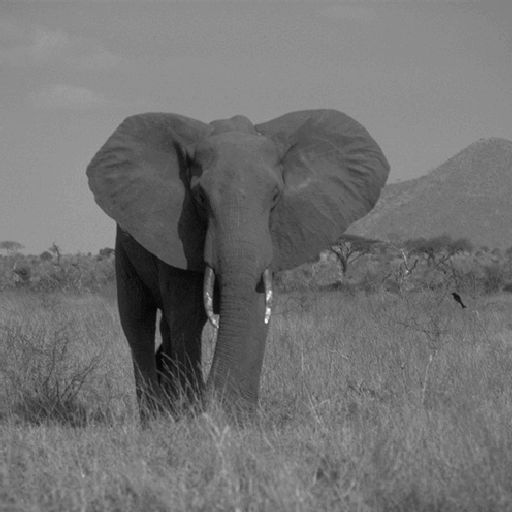
%> input picture assets/elephant.png, 512 x 512 px
$ octave RetinalGanglionCells2.m   (GNU Octave 9; MATLAB toolbox functions it lacks are replaced by stand-ins)
%> lines starting %> are read from the running program, lines starting %| are printed output that depends on the picture; in (x1, y1, x2, y2) boxes, pixels count from 0 and x2, y2 are one past the last pixel; in counts of white or black regions, pixels touching at a corner belong together; the program's own positions count from 1; long printed decimals are rounded
clear;           % Clears all variables from the workspace
clc;             % Clears the command window
close all;       % Closes all open figure windows

% Load and modify the image if not already done
Ib = imread('/MATLAB Drive/assets/elephant.png');
%> Ib is the input picture: size 512x512 uint8; min 6, max 249, mean 113.7
Ib(401:end, 401:end) = 255;   % Modify the image (white rectangular region)
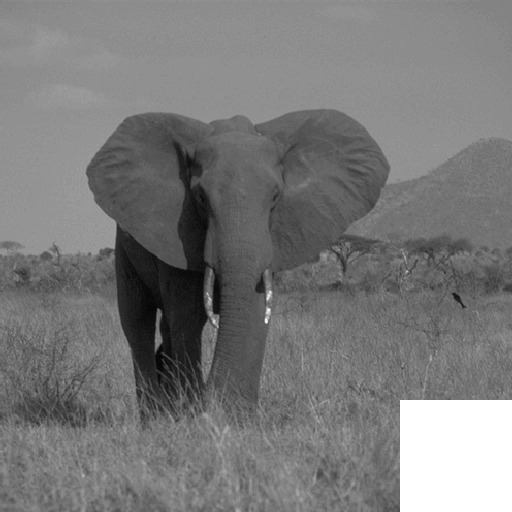
%> Ib: size 512x512 uint8; 4.79% of pixels changed, all inside (x1, y1, x2, y2) = (400, 400, 512, 512)
Ibd = im2double(Ib);          % Convert to double format

% Generate the DoG mask
dog = fspecial('gaussian', 11, 1.25) - fspecial('gaussian', 11, 1.75);

% Convolve the DoG mask with the modified elephant image
Ibdog = conv2(Ibd, dog, 'same');
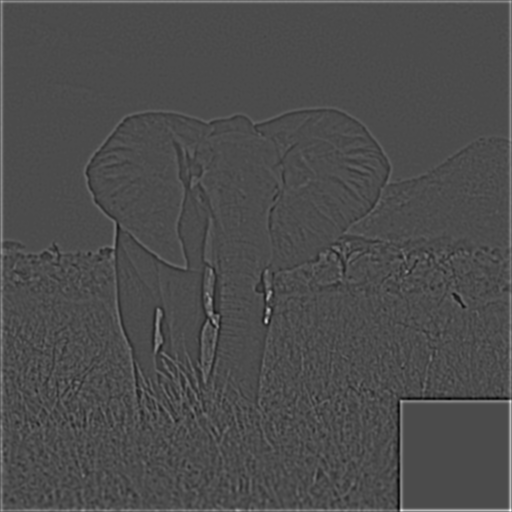
%> Ibdog: size 512x512 double; min -0.06, max 0.142, mean 0.000875; drawn with min black and max white

% Extract the pixel value at row=170, column=493
pixel_value = Ibdog(170, 493);
%> pixel_value = 0.00178

% Display the result
disp(['Pixel value at row 170, column 493: ', num2str(pixel_value)]);
%| Pixel value at row 170, column 493: 0.001779
